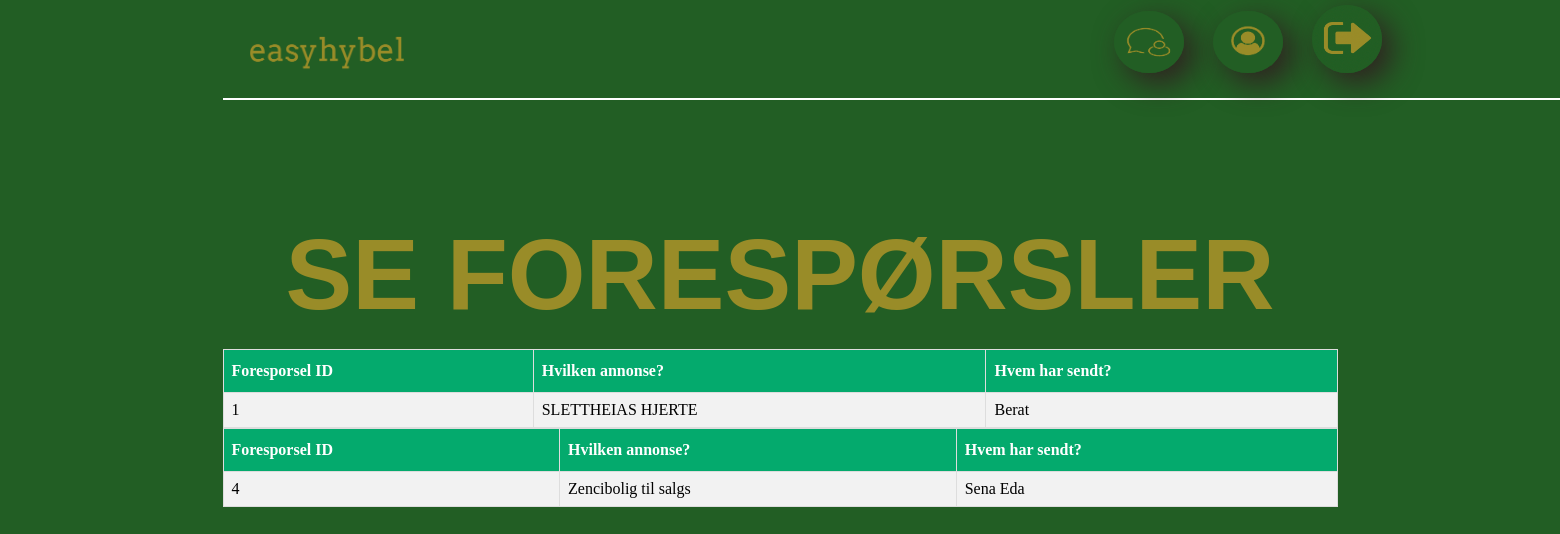
/www/views/seForespørsel.php (signed in), run on the app's committed database.
### tables this page shows
CREATE TABLE Foresporsel
        (
            Foresporsel_ID          SMALLINT UNIQUE AUTO_INCREMENT,
            Medlem_ID             SMALLINT        ,
            Bolig_ID                SMALLINT         ,
            Annonse_ID              SMALLINT         NOT NULL,
            Akseptert               SMALLINT        DEFAULT 0,

            CONSTRAINT PRIMARY KEY (Foresporsel_ID),
            CONSTRAINT FOREIGN KEY (Medlem_ID) REFERENCES Medlem(Medlem_ID) ON DELETE CASCADE,
            CONSTRAINT FOREIGN KEY (Annonse_ID) REFERENCES Annonse(Annonse_ID) ON DELETE CASCADE
        );

CREATE TABLE Annonse
        (
            Annonse_ID              SMALLINT UNIQUE AUTO_INCREMENT,
            Annonse_Navn            VARCHAR(100)    NOT NULL,
            Annonse_Beskrivelse     VARCHAR(500)    NOT NULL,
            CONSTRAINT PRIMARY KEY (Annonse_ID)

        );

CREATE TABLE Medlem
        (
            Medlem_ID              SMALLINT UNIQUE AUTO_INCREMENT,
            Fornavn                 VARCHAR(30)     NOT NULL,
            Etternavn               VARCHAR(30)     NOT NULL,
            Brukernavn              VARCHAR(50)     NOT NULL,
            Mobilnummer             INTEGER         NOT NULL,
            Epost                   VARCHAR(255)    NOT NULL,
            Passord                 VARCHAR(255)    NOT NULL,
            Adresse                 VARCHAR(100)     NOT NULL,
            Postnummer              SMALLINT        NOT NULL,
            CONSTRAINT PRIMARY KEY (Medlem_ID)
        );

### www/views/seForespørsel.php (the view, shortened to what this page needs)
<html>
    <head>
    </head>
    <body>
        <?php
        include "header.php";
        require_once "../../includes/db.inc.php";
                    $sql= "SELECT F.Foresporsel_ID, A.Annonse_Navn, M.Fornavn
                    FROM ((Foresporsel F
                    INNER JOIN  Annonse A on F.Annonse_ID = A.Annonse_ID)
                    INNER JOIN Medlem M on F.Medlem_ID = M.Medlem_ID)
                    WHERE Akseptert = 0
                    ORDER BY Foresporsel_ID";
         $q = $pdo->prepare($sql);
         $q->execute();
         $foresporsel= $q->fetchAll(PDO::FETCH_ASSOC);
         echo "<h1>SE FORESPØRSLER</h1>";
         foreach ($foresporsel as $forespørler){
            echo "<table border='1'>";
            echo "<tr>";
            echo "<th>Foresporsel ID</th>";
            echo "<th>Hvilken annonse?</th>";
            echo "<th>Hvem har sendt?</th>";
            echo "</tr>";
            echo "<tr>";
            echo "<td>".$forespørler['Foresporsel_ID']."</td>";
            echo "<td>".$forespørler['Annonse_Navn']."</td>";
            echo "<td>".$forespørler['Fornavn']."</td>";
            echo "</tr>";
            echo "</table>";
         }
             ?>
    </body>
</html>

### www/views/header.php (style rules this page uses)
body { background-color: #225E24; text-align: center; margin: auto; max-width: 1115px; }
h1 { position: relative; font-size: 100px; top: 50px; color: #998C28; text-align: center; font-family: Arial-BoldMT, Arial, Arial; }
table { border-collapse: collapse; width: 100%; }
table td, table th { border: 1px solid #ddd; padding: 8px; }
table tr:nth-child(even) { background-color: #f2f2f2; }
table th { padding-top: 12px; padding-bottom: 12px; text-align: left; background-color: #04AA6D; color: white; }

### data on the page
foresporsel: Foresporsel_ID "1", Annonse_ID.Annonse_Navn "SLETTHEIAS HJERTE", Medlem_ID.Fornavn "Berat"
foresporsel: Foresporsel_ID "4", Annonse_ID.Annonse_Navn "Zencibolig til salgs", Medlem_ID.Fornavn "Sena Eda"
